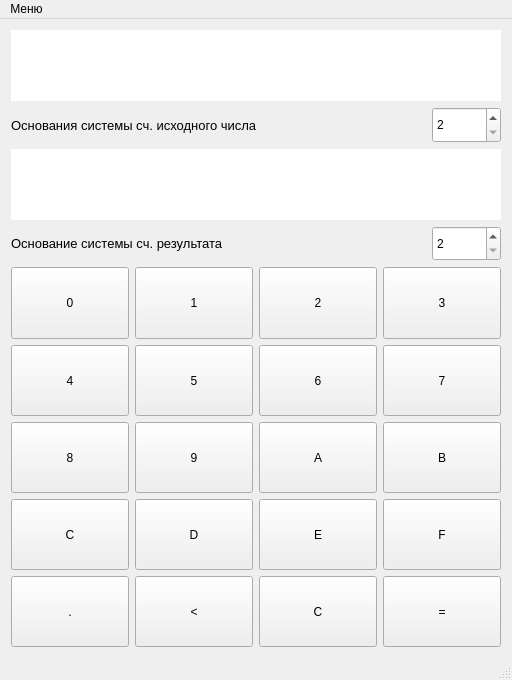
<?xml version="1.0" encoding="UTF-8"?>
<ui version="4.0">
 <class>MainWindow</class>
 <widget class="QMainWindow" name="MainWindow">
  <property name="geometry">
   <rect>
    <x>0</x>
    <y>0</y>
    <width>512</width>
    <height>680</height>
   </rect>
  </property>
  <property name="sizePolicy">
   <sizepolicy hsizetype="Fixed" vsizetype="Fixed">
    <horstretch>0</horstretch>
    <verstretch>0</verstretch>
   </sizepolicy>
  </property>
  <property name="minimumSize">
   <size>
    <width>512</width>
    <height>680</height>
   </size>
  </property>
  <property name="maximumSize">
   <size>
    <width>512</width>
    <height>680</height>
   </size>
  </property>
  <property name="windowTitle">
   <string>MainWindow</string>
  </property>
  <widget class="QWidget" name="centralWidget">
   <layout class="QVBoxLayout" name="verticalLayout" stretch="2,1,2,1,2,2,2,2,2">
    <item>
     <widget class="QLineEdit" name="le_input">
      <property name="sizePolicy">
       <sizepolicy hsizetype="Expanding" vsizetype="Minimum">
        <horstretch>0</horstretch>
        <verstretch>0</verstretch>
       </sizepolicy>
      </property>
      <property name="text">
       <string/>
      </property>
      <property name="frame">
       <bool>false</bool>
      </property>
      <property name="alignment">
       <set>Qt::AlignRight|Qt::AlignTrailing|Qt::AlignVCenter</set>
      </property>
      <property name="readOnly">
       <bool>true</bool>
      </property>
     </widget>
    </item>
    <item>
     <layout class="QHBoxLayout" name="horizontalLayout_7" stretch="6,1">
      <item>
       <widget class="QLabel" name="label">
        <property name="styleSheet">
         <string notr="true">font-size: 13px;</string>
        </property>
        <property name="text">
         <string>Основания системы сч. исходного числа</string>
        </property>
       </widget>
      </item>
      <item>
       <widget class="QSpinBox" name="sb_in">
        <property name="sizePolicy">
         <sizepolicy hsizetype="Minimum" vsizetype="Minimum">
          <horstretch>0</horstretch>
          <verstretch>0</verstretch>
         </sizepolicy>
        </property>
        <property name="minimum">
         <number>2</number>
        </property>
        <property name="maximum">
         <number>16</number>
        </property>
       </widget>
      </item>
     </layout>
    </item>
    <item>
     <widget class="QLineEdit" name="le_output">
      <property name="sizePolicy">
       <sizepolicy hsizetype="Expanding" vsizetype="Minimum">
        <horstretch>0</horstretch>
        <verstretch>0</verstretch>
       </sizepolicy>
      </property>
      <property name="frame">
       <bool>false</bool>
      </property>
      <property name="alignment">
       <set>Qt::AlignRight|Qt::AlignTrailing|Qt::AlignVCenter</set>
      </property>
      <property name="readOnly">
       <bool>true</bool>
      </property>
     </widget>
    </item>
    <item>
     <layout class="QHBoxLayout" name="horizontalLayout_8" stretch="6,1">
      <item>
       <widget class="QLabel" name="label_2">
        <property name="styleSheet">
         <string notr="true">font-size: 13px;</string>
        </property>
        <property name="text">
         <string>Основание системы сч. результата</string>
        </property>
       </widget>
      </item>
      <item>
       <widget class="QSpinBox" name="sb_out">
        <property name="sizePolicy">
         <sizepolicy hsizetype="Minimum" vsizetype="Minimum">
          <horstretch>0</horstretch>
          <verstretch>0</verstretch>
         </sizepolicy>
        </property>
        <property name="minimum">
         <number>2</number>
        </property>
        <property name="maximum">
         <number>16</number>
        </property>
       </widget>
      </item>
     </layout>
    </item>
    <item>
     <layout class="QHBoxLayout" name="horizontalLayout_6" stretch="0,0,0,0">
      <item>
       <widget class="QPushButton" name="btn_0">
        <property name="sizePolicy">
         <sizepolicy hsizetype="Minimum" vsizetype="Minimum">
          <horstretch>0</horstretch>
          <verstretch>0</verstretch>
         </sizepolicy>
        </property>
        <property name="text">
         <string>0</string>
        </property>
       </widget>
      </item>
      <item>
       <widget class="QPushButton" name="btn_1">
        <property name="sizePolicy">
         <sizepolicy hsizetype="Minimum" vsizetype="Minimum">
          <horstretch>0</horstretch>
          <verstretch>0</verstretch>
         </sizepolicy>
        </property>
        <property name="styleSheet">
         <string notr="true"/>
        </property>
        <property name="text">
         <string>1</string>
        </property>
       </widget>
      </item>
      <item>
       <widget class="QPushButton" name="btn_2">
        <property name="sizePolicy">
         <sizepolicy hsizetype="Minimum" vsizetype="Minimum">
          <horstretch>0</horstretch>
          <verstretch>0</verstretch>
         </sizepolicy>
        </property>
        <property name="text">
         <string>2</string>
        </property>
       </widget>
      </item>
      <item>
       <widget class="QPushButton" name="btn_3">
        <property name="sizePolicy">
         <sizepolicy hsizetype="Minimum" vsizetype="Minimum">
          <horstretch>0</horstretch>
          <verstretch>0</verstretch>
         </sizepolicy>
        </property>
        <property name="text">
         <string>3</string>
        </property>
       </widget>
      </item>
     </layout>
    </item>
    <item>
     <layout class="QHBoxLayout" name="horizontalLayout_3" stretch="0,0,0,0">
      <item>
       <widget class="QPushButton" name="btn_4">
        <property name="sizePolicy">
         <sizepolicy hsizetype="Minimum" vsizetype="Minimum">
          <horstretch>0</horstretch>
          <verstretch>0</verstretch>
         </sizepolicy>
        </property>
        <property name="styleSheet">
         <string notr="true"/>
        </property>
        <property name="text">
         <string>4</string>
        </property>
       </widget>
      </item>
      <item>
       <widget class="QPushButton" name="btn_5">
        <property name="sizePolicy">
         <sizepolicy hsizetype="Minimum" vsizetype="Minimum">
          <horstretch>0</horstretch>
          <verstretch>0</verstretch>
         </sizepolicy>
        </property>
        <property name="text">
         <string>5</string>
        </property>
       </widget>
      </item>
      <item>
       <widget class="QPushButton" name="btn_6">
        <property name="sizePolicy">
         <sizepolicy hsizetype="Minimum" vsizetype="Minimum">
          <horstretch>0</horstretch>
          <verstretch>0</verstretch>
         </sizepolicy>
        </property>
        <property name="text">
         <string>6</string>
        </property>
       </widget>
      </item>
      <item>
       <widget class="QPushButton" name="btn_7">
        <property name="sizePolicy">
         <sizepolicy hsizetype="Minimum" vsizetype="Minimum">
          <horstretch>0</horstretch>
          <verstretch>0</verstretch>
         </sizepolicy>
        </property>
        <property name="styleSheet">
         <string notr="true"/>
        </property>
        <property name="text">
         <string>7</string>
        </property>
       </widget>
      </item>
     </layout>
    </item>
    <item>
     <layout class="QHBoxLayout" name="horizontalLayout_5" stretch="0,0,0,0">
      <item>
       <widget class="QPushButton" name="btn_8">
        <property name="sizePolicy">
         <sizepolicy hsizetype="Minimum" vsizetype="Minimum">
          <horstretch>0</horstretch>
          <verstretch>0</verstretch>
         </sizepolicy>
        </property>
        <property name="text">
         <string>8</string>
        </property>
       </widget>
      </item>
      <item>
       <widget class="QPushButton" name="btn_9">
        <property name="sizePolicy">
         <sizepolicy hsizetype="Minimum" vsizetype="Minimum">
          <horstretch>0</horstretch>
          <verstretch>0</verstretch>
         </sizepolicy>
        </property>
        <property name="text">
         <string>9</string>
        </property>
       </widget>
      </item>
      <item>
       <widget class="QPushButton" name="btn_a">
        <property name="sizePolicy">
         <sizepolicy hsizetype="Minimum" vsizetype="Minimum">
          <horstretch>0</horstretch>
          <verstretch>0</verstretch>
         </sizepolicy>
        </property>
        <property name="styleSheet">
         <string notr="true"/>
        </property>
        <property name="text">
         <string>A</string>
        </property>
       </widget>
      </item>
      <item>
       <widget class="QPushButton" name="btn_b">
        <property name="sizePolicy">
         <sizepolicy hsizetype="Minimum" vsizetype="Minimum">
          <horstretch>0</horstretch>
          <verstretch>0</verstretch>
         </sizepolicy>
        </property>
        <property name="styleSheet">
         <string notr="true"/>
        </property>
        <property name="text">
         <string>B</string>
        </property>
       </widget>
      </item>
     </layout>
    </item>
    <item>
     <layout class="QHBoxLayout" name="horizontalLayout_4" stretch="0,0,0,0">
      <item>
       <widget class="QPushButton" name="btn_c">
        <property name="sizePolicy">
         <sizepolicy hsizetype="Minimum" vsizetype="Minimum">
          <horstretch>0</horstretch>
          <verstretch>0</verstretch>
         </sizepolicy>
        </property>
        <property name="styleSheet">
         <string notr="true"/>
        </property>
        <property name="text">
         <string>C</string>
        </property>
       </widget>
      </item>
      <item>
       <widget class="QPushButton" name="btn_d">
        <property name="sizePolicy">
         <sizepolicy hsizetype="Minimum" vsizetype="Minimum">
          <horstretch>0</horstretch>
          <verstretch>0</verstretch>
         </sizepolicy>
        </property>
        <property name="styleSheet">
         <string notr="true"/>
        </property>
        <property name="text">
         <string>D</string>
        </property>
       </widget>
      </item>
      <item>
       <widget class="QPushButton" name="btn_e">
        <property name="sizePolicy">
         <sizepolicy hsizetype="Minimum" vsizetype="Minimum">
          <horstretch>0</horstretch>
          <verstretch>0</verstretch>
         </sizepolicy>
        </property>
        <property name="styleSheet">
         <string notr="true"/>
        </property>
        <property name="text">
         <string>E</string>
        </property>
       </widget>
      </item>
      <item>
       <widget class="QPushButton" name="btn_f">
        <property name="sizePolicy">
         <sizepolicy hsizetype="Minimum" vsizetype="Minimum">
          <horstretch>0</horstretch>
          <verstretch>0</verstretch>
         </sizepolicy>
        </property>
        <property name="styleSheet">
         <string notr="true"/>
        </property>
        <property name="text">
         <string>F</string>
        </property>
       </widget>
      </item>
     </layout>
    </item>
    <item>
     <layout class="QHBoxLayout" name="horizontalLayout_2" stretch="0,0,0,0">
      <item>
       <widget class="QPushButton" name="btn_point">
        <property name="sizePolicy">
         <sizepolicy hsizetype="Minimum" vsizetype="Minimum">
          <horstretch>0</horstretch>
          <verstretch>0</verstretch>
         </sizepolicy>
        </property>
        <property name="text">
         <string>.</string>
        </property>
       </widget>
      </item>
      <item>
       <widget class="QPushButton" name="btn_delete">
        <property name="sizePolicy">
         <sizepolicy hsizetype="Minimum" vsizetype="Minimum">
          <horstretch>0</horstretch>
          <verstretch>0</verstretch>
         </sizepolicy>
        </property>
        <property name="text">
         <string>&lt;</string>
        </property>
       </widget>
      </item>
      <item>
       <widget class="QPushButton" name="btn_clear">
        <property name="sizePolicy">
         <sizepolicy hsizetype="Minimum" vsizetype="Minimum">
          <horstretch>0</horstretch>
          <verstretch>0</verstretch>
         </sizepolicy>
        </property>
        <property name="text">
         <string>C</string>
        </property>
       </widget>
      </item>
      <item>
       <widget class="QPushButton" name="btn_execute">
        <property name="sizePolicy">
         <sizepolicy hsizetype="Minimum" vsizetype="Minimum">
          <horstretch>0</horstretch>
          <verstretch>0</verstretch>
         </sizepolicy>
        </property>
        <property name="text">
         <string>=</string>
        </property>
       </widget>
      </item>
     </layout>
    </item>
   </layout>
  </widget>
  <widget class="QMenuBar" name="menuBar">
   <property name="geometry">
    <rect>
     <x>0</x>
     <y>0</y>
     <width>512</width>
     <height>26</height>
    </rect>
   </property>
   <widget class="QMenu" name="menu">
    <property name="title">
     <string>Меню</string>
    </property>
    <addaction name="action_story"/>
    <addaction name="action_info"/>
    <addaction name="action_close"/>
   </widget>
   <addaction name="menu"/>
  </widget>
  <widget class="QStatusBar" name="statusBar"/>
  <action name="action_story">
   <property name="text">
    <string>История</string>
   </property>
  </action>
  <action name="action_info">
   <property name="text">
    <string>Справка</string>
   </property>
  </action>
  <action name="action_close">
   <property name="text">
    <string>Выход</string>
   </property>
  </action>
  <action name="action_log">
   <property name="text">
    <string>лог</string>
   </property>
  </action>
 </widget>
 <layoutdefault spacing="6" margin="11"/>
 <resources/>
 <connections/>
</ui>
